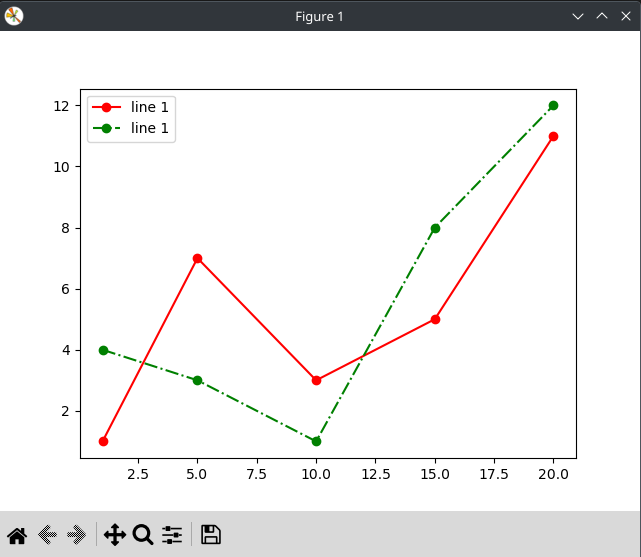

Write Python code to recreate this figure.
import matplotlib.pyplot as plt
import numpy as np
x = [1, 5, 10, 15, 20]
y1 = [1, 7, 3, 5, 11]
y2 = [4, 3, 1, 8, 12]
plt.plot(x, y1, 'o-r', label='line 1')
plt.plot(x, y2, 'o-.g', label='line 1')
plt.legend()
plt.show()
